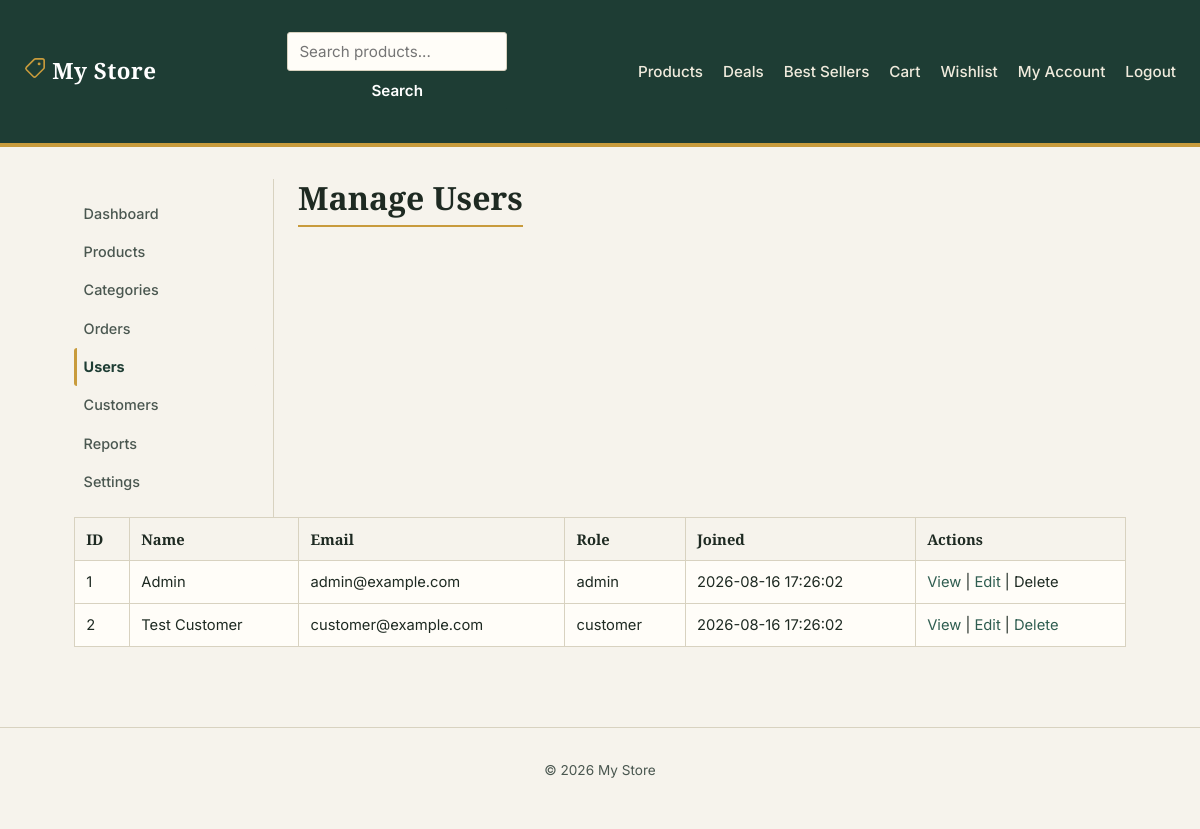
Screenshot of /admin/users/index.php (signed in) with the database file from the repository.
### tables this page shows
CREATE TABLE settings (
    `key`   VARCHAR(100) PRIMARY KEY,
    `value` VARCHAR(255) NOT NULL
);

CREATE TABLE users (
    id            INT AUTO_INCREMENT PRIMARY KEY,
    name          VARCHAR(100)        NOT NULL,
    email         VARCHAR(150)        NOT NULL UNIQUE,
    password_hash VARCHAR(255)        NOT NULL,
    role          ENUM('customer','admin') NOT NULL DEFAULT 'customer',
    phone         VARCHAR(30)         NULL,
    address       VARCHAR(255)        NULL,
    created_at    TIMESTAMP           NOT NULL DEFAULT CURRENT_TIMESTAMP
);

### includes/functions.php (called while the page is built, shortened)
<?php
function sanitize(string $value): string
{
    return htmlspecialchars(trim($value), ENT_QUOTES, 'UTF-8');
}
function generate_csrf_token(): string
{
    return $_SESSION['csrf_token'];
}
function get_setting(string $key, string $default = ''): string
{
    global $pdo;
    static $cache = null;
    if ($cache === null) {
        $cache = [];
        $rows = $pdo->query('SELECT `key`, `value` FROM settings')->fetchAll();
        foreach ($rows as $row) {
            $cache[$row['key']] = $row['value'];
        }
    }
    return $cache[$key] ?? $default;
}

### includes/auth.php (called while the page is built, shortened)
<?php
function is_logged_in(): bool
{
    return !empty($_SESSION['user_id']);
}
function current_user_id(): ?int
{
    return $_SESSION['user_id'] ?? null;
}

### admin/users/index.php (the view, shortened to what this page needs)
<?php
require_once __DIR__ . '/../../includes/admin-auth.php';
$users = $pdo->query('SELECT id, name, email, role, created_at FROM users ORDER BY created_at DESC')->fetchAll();
include __DIR__ . '/../../includes/header.php';
include __DIR__ . '/../../includes/sidebar.php';
?>
<h1>Manage Users</h1>
<table border="1" cellpadding="6" cellspacing="0">
    <thead><tr><th>ID</th><th>Name</th><th>Email</th><th>Role</th><th>Joined</th><th>Actions</th></tr></thead>
    <tbody>
    <?php foreach ($users as $u): ?>
        <tr>
            <td><?= $u['id'] ?></td>
            <td><?= sanitize($u['name']) ?></td>
            <td><?= sanitize($u['email']) ?></td>
            <td><?= sanitize($u['role']) ?></td>
            <td><?= sanitize($u['created_at']) ?></td>
            <td>
                <a href="<?= BASE_URL ?>/admin/users/view.php?id=<?= $u['id'] ?>">View</a> |
                <a href="<?= BASE_URL ?>/admin/users/edit.php?id=<?= $u['id'] ?>">Edit</a> |
                <?php if ($u['id'] != current_user_id()): ?>
                    <a href="<?= BASE_URL ?>/admin/users/delete.php?id=<?= $u['id'] ?>&csrf_token=<?= generate_csrf_token() ?>"
                       onclick="return confirm('Delete this user?')">Delete</a>
                <?php else: ?>
                    <span title="You cannot delete your own account">Delete</span>
                <?php endif; ?>
            </td>
        </tr>
    <?php endforeach; ?>
    </tbody>
</table>
<?php include __DIR__ . '/../../includes/footer.php'; ?>

### includes/navbar.php (shortened to what this page needs)
<nav class="navbar">
    <a class="navbar-brand" href="<?= BASE_URL ?>/index.php">
        <?= sanitize(get_setting('site_name', SITE_NAME)) ?>
    </a>
    <form action="<?= BASE_URL ?>/products/search.php" method="get" class="navbar-search">
        <input type="text" name="q" placeholder="Search products..." value="<?= sanitize($_GET['q'] ?? '') ?>">
        <button type="submit">Search</button>
    </form>
    <ul class="navbar-links">
        <li><a href="<?= BASE_URL ?>/products/index.php">Products</a></li>
        <li><a href="<?= BASE_URL ?>/products/deals.php">Deals</a></li>
        <li><a href="<?= BASE_URL ?>/products/best-sellers.php">Best Sellers</a></li>
        <li><a href="<?= BASE_URL ?>/cart/index.php">Cart</a></li>
        <?php if (is_logged_in()): ?>
            <li><a href="<?= BASE_URL ?>/account/wishlist.php">Wishlist</a></li>
            <li><a href="<?= BASE_URL ?>/account/index.php">My Account</a></li>
            <li><a href="<?= BASE_URL ?>/auth/logout.php">Logout</a></li>
        <?php else: ?>
            <li><a href="<?= BASE_URL ?>/auth/signin.php" class="btn-signin">Sign In</a></li>
        <?php endif; ?>
    </ul>
</nav>

### assets/css/style.css (style rules this page uses)
:root { --color-bg: #F6F3EC; --color-surface: #FFFDF8; --color-ink: #1E2A22; --color-ink-soft: #4A5750; --color-accent: #C89B3C; --color-accent-dk: #8F6C24; --color-forest: #2F5D50; --color-forest-dk: #1E3D34; --color-line: #D8D2C0; --color-danger: #B3261E; --color-danger-bg: #FBEAE9; --color-success: #2F6B4F; --color-success-bg:#E7F1EB; --font-display: 'Zilla Slab', Georgia, serif; --font-body: 'Inter', -apple-system, BlinkMacSystemFont, sans-serif; --font-mono: 'IBM Plex Mono', 'Courier New', monospace; --radius: 3px; --shadow-card: 0 1px 2px rgba(30, 42, 34, 0.06); }
* { box-sizing: border-box; }
body { margin: 0; font-family: var(--font-body); background: var(--color-bg); color: var(--color-ink); line-height: 1.55; }
h1, h2, h3 { font-family: var(--font-display); color: var(--color-ink); line-height: 1.2; margin: 0 0 .75rem; }
h1 { font-size: 2rem; border-bottom: 2px solid var(--color-accent); padding-bottom: .5rem; display: inline-block; }
a { color: var(--color-forest); text-decoration: none; }
.navbar { display: flex; align-items: center; justify-content: space-between; gap: 1rem; padding: 1rem 1.5rem; background: var(--color-forest-dk); border-bottom: 4px solid var(--color-accent); }
.navbar-brand { font-family: var(--font-display); font-size: 1.4rem; font-weight: 600; color: #fff !important; letter-spacing: .02em; }
.navbar-search { display: flex; gap: 0; }
.navbar-search input { border-radius: var(--radius) 0 0 var(--radius); border-right: none; width: 220px; }
.navbar-search button { border-radius: 0 var(--radius) var(--radius) 0; margin: 0; }
.navbar-links { display: flex; list-style: none; gap: 1.25rem; margin: 0; padding: 0; }
.navbar-links a { color: #F0EBDD; font-weight: 500; font-size: .95rem; }
form { display: flex; flex-direction: column; max-width: 380px; gap: .4rem; margin: 1rem 0; }
input, select, textarea, button { font-family: var(--font-body); font-size: .95rem; }
input[type=text], input[type=email], input[type=password], input[type=number], input[type=tel], select, textarea { padding: .55rem .7rem; border: 1px solid var(--color-line); border-radius: var(--radius); background: var(--color-surface); color: var(--color-ink); }
button, input[type=submit] { margin-top: 1rem; padding: .6rem 1.1rem; border: 1px solid var(--color-forest-dk); border-radius: var(--radius); background: var(--color-forest-dk); color: #fff; font-weight: 600; cursor: pointer; transition: background .15s ease; }
table { border-collapse: collapse; margin: 1rem 0; width: 100%; background: var(--color-surface); }
table[border] { border: 1px solid var(--color-line) !important; }
th, td { text-align: left; padding: .6rem .7rem; border-bottom: 1px solid var(--color-line); font-size: .92rem; }
th { font-family: var(--font-display); font-weight: 600; background: var(--color-bg); color: var(--color-ink); }

### rows the page displays
settings: key "My Store"
users: id "1", name "Admin", email "admin@example.com", role "admin", created_at "2026-08-16 17:26:02", shows "Delete"
users: id "2", name "Test Customer", email "customer@example.com", role "customer", created_at "2026-08-16 17:26:02"

### other values shown
$label "Dashboard"
$label "Products"
$label "Categories"
$label "Orders"
$label "Users"
$label "Customers"
$label "Reports"
$label "Settings"
get_setting('site_name', SITE_NAME) "My Store"
